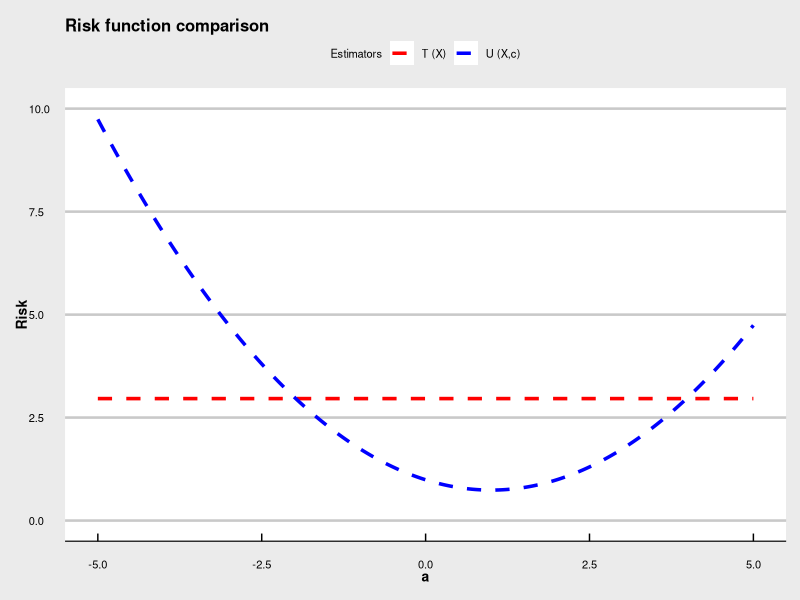

Here is the R script that generated this plot:
## ---- chunk 1
knitr::opts_chunk$set(echo = TRUE)
## ---- chunk 2
# Initialize parameters
a = seq(-5, 5, by = 0.001) # Produce 10000 values for the parameter of interest
b = 3
c = 1
n = 10

# Create function to calculate Risk as a function of the parameters values and estimator
T = b^2*pi^2/(3*n)

# Evaluate this function for different parameter values and estimators
U = T/4+(c-a)^2/4

# Load necessary packages to plot risk functions
library(ggplot2)
library(dplyr)
library(scales)
library(grid)
library(gridExtra)
library(ggthemes)

# Group risk function in a data frame
df = data.frame("a" = a, "T" = T, "U"=U)
colors <- c("T (X)" = "red", "U (X,c)" = "blue")

# Plot result with labels
ggplot() + 
  geom_line(data = df, aes(x = a, y = T, color = "T (X)"), size = 1.2, linetype = "dashed") +
  geom_line(data = df, aes(x = a, y = U, color = "U (X,c)"), size = 1.2, linetype = "dashed") +
  xlab("a") +
  ylab("Risk")+
  xlim(c(-5.0, 5.0))+
  ylim(c(0.000, 10.000))+
  labs(title = "Risk function comparison", color = "Estimators")+
  scale_color_manual(values = colors)+theme_economist_white()+scale_fill_economist()+
  theme(plot.title = element_text(size=12, hjust = 0))+
  theme(axis.text=element_text(size=8), axis.title=element_text(size=10,face="bold"), legend.text = element_text(size = 8), legend.title = element_text(size = 8))


